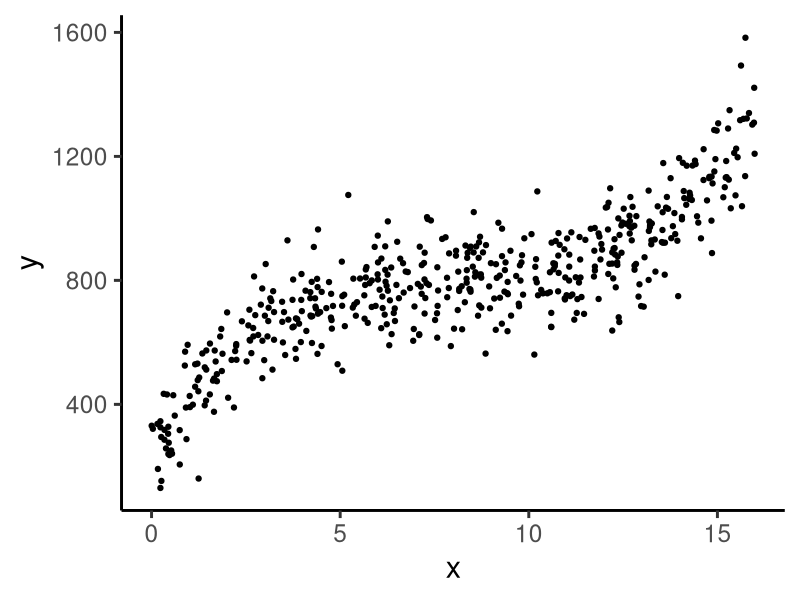

This chart was generated by the following R code: (Note: this script raises an error after producing the figure.)
## ---- chunk 1
#| label: cubic-dgp
library(tidyverse)
compute_prod_cost <- function(x) {
    return(250 + 195*x - 24*(x^2) + x^3)
}
N <- 500
x_vals <- runif(N, min=0, max=16)
y_raw = compute_prod_cost(x_vals)
y_noise = rnorm(N, mean=0, sd=100)
y_vals <- y_raw + y_noise
prod_df <- tibble(x=x_vals, y=y_vals)
prod_df |> ggplot(aes(x=x, y=y)) +
  geom_point() +
  theme_classic(base_size=22)
## ---- chunk 2
#| label: training-data-plot
#| fig-width: 4.25
#| fig-height: 2.75
#| fig-align: left
x <- seq(from = 0, to = 1, by = 0.1)
n <- length(x)
eps <- rnorm(n, 0, 0.04)
y <- x + eps
# But make one big outlier
midpoint <- ceiling((3/4)*n)
y[midpoint] <- 0
of_data <- tibble::tibble(x=x, y=y)
# Linear model
lin_model <- lm(y ~ x)
# But now polynomial regression
poly_model <- lm(y ~ poly(x, degree = 10, raw=TRUE))
#summary(model)
ggplot(of_data, aes(x=x, y=y)) +
  geom_point(size=g_pointsize/2) +
  labs(
    title = "Training Data",
    color = "Model"
  ) +
  theme_dsan(base_size=16)
## ---- chunk 3
#| label: training-linear-poly
#| fig-width: 6
#| fig-height: 2.75
#| fig-align: left
ggplot(of_data, aes(x=x, y=y)) +
  geom_point(size=g_pointsize/2) +
  geom_abline(aes(intercept=0, slope=1, color="Linear"), linewidth=1, show.legend = FALSE) +
  stat_smooth(method = "lm",
              formula = y ~ poly(x, 10, raw=TRUE),
              se = FALSE, aes(color="Polynomial")) +
  labs(
    title = "A Perfect Model?",
    color = "Model"
  ) +
  theme_dsan(base_size=16)
## ---- chunk 4
#| label: lin-model-metrics
#| echo: true
#| code-fold: show
summary(lin_model)$r.squared
get_rss(lin_model)
## ---- chunk 5
#| label: poly-model-metrics
#| echo: true
#| code-fold: show
summary(poly_model)$r.squared
get_rss(poly_model)
## ---- chunk 6
#| label: lin-poly-newdata
#| fig-width: 5.5
#| fig-height: 4
# Data setup
x_test <- seq(from = 0, to = 1, by = 0.1)
n_test <- length(x_test)
eps_test <- rnorm(n_test, 0, 0.04)
y_test <- x_test + eps_test
of_data_test <- tibble::tibble(x=x_test, y=y_test)
lin_y_pred_test <- predict(lin_model, as.data.frame(x_test))
#lin_y_pred_test
lin_resids_test <- y_test - lin_y_pred_test
#lin_resids_test
lin_rss_test <- sum(lin_resids_test^2)
#lin_rss_test
# Lin R2 = 1 - RSS/TSS
tss_test <- sum((y_test - mean(y_test))^2)
lin_r2_test <- 1 - (lin_rss_test / tss_test)
#lin_r2_test
# Now the poly model
poly_y_pred_test <- predict(poly_model, as.data.frame(x_test))
poly_resids_test <- y_test - poly_y_pred_test
poly_rss_test <- sum(poly_resids_test^2)
#poly_rss_test
# RSS
poly_r2_test <- 1 - (poly_rss_test / tss_test)
#poly_r2_test
ggplot(of_data, aes(x=x, y=y)) +
  stat_smooth(method = "lm",
              formula = y ~ poly(x, 10, raw = TRUE),
              se = FALSE, aes(color="Polynomial")) +
  theme_classic() +
  geom_point(data=of_data_test, aes(x=x_test, y=y_test), size=g_pointsize/2) +
  geom_abline(aes(intercept=0, slope=1, color="Linear"), linewidth=1, show.legend = FALSE) +
  labs(
    title = "Evaluation: Unseen Test Data",
    color = "Model"
  ) +
  theme_dsan(base_size=16)
## ---- chunk 7
#| label: lin-newdata-metrics
#| echo: true
#| code-fold: show
lin_r2_test
lin_rss_test
## ---- chunk 8
#| label: poly-newdata-metrics
#| echo: true
#| code-fold: show
poly_r2_test
poly_rss_test
